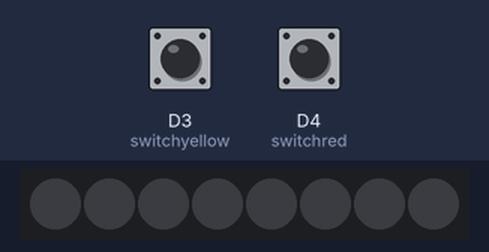
This program was run on a simulated CircuitPython board. On the bench: 8 RGB LEDs in strip order, left to right. The inputs (shaded band) are chosen by the test bench; at power-on: D3 (switchyellow) LOW, D4 (switchred) LOW. Dim RGB values are drawn brighter than linear.

Above: at 1.2 s.
1.3 s: D3 (switchyellow) pulled HIGH for 1 s
At 3.3 s:
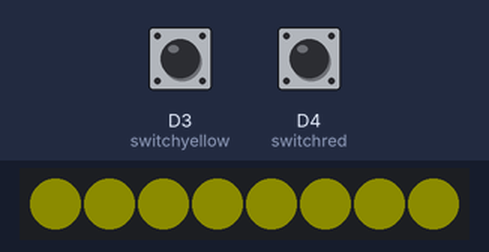
3.8 s: D4 (switchred) pulled HIGH for 3.2 s
At 7.2 s:
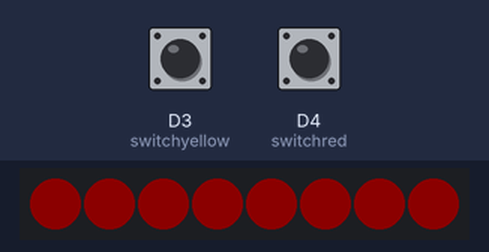
8.5 s: D4 (switchred) pulled HIGH for 0.35 s
At 9.8 s:
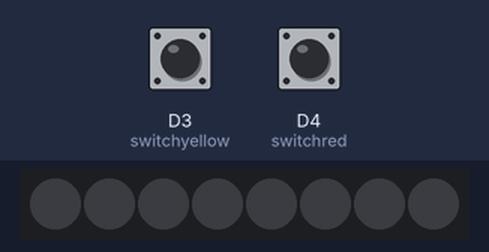
10.3 s: D4 (switchred) pulled HIGH for 1 s
At 11.7 s:
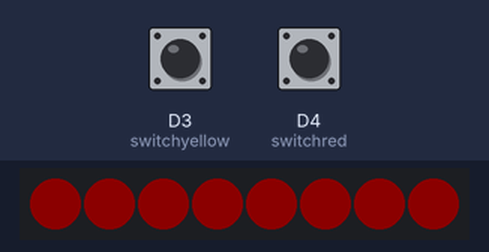
Timing chart, 0 to 13.3 s (numbered marks = the images above; inputs shaded):
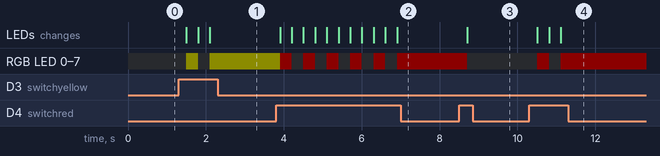

The program:

z_toggle_switch_neopixel_fill.py
```python
import board
import time
from digitalio import DigitalInOut, Direction, Pull
import neopixel

pixel_pin = board.A2
num_pixels = 8

pixels = neopixel.NeoPixel(pixel_pin, num_pixels, brightness=0.05, auto_write=False)

RED = (255, 0, 0)
ORANGE = (255, 128, 0)
YELLOW = (255, 255, 0)
BLACK = (0, 0, 0)

switchyellow = DigitalInOut(board.D3)
switchyellow.direction = Direction.INPUT
switchyellow.pull = Pull.DOWN

switchred = DigitalInOut(board.D4)
switchred.direction = Direction.INPUT
switchred.pull = Pull.DOWN


yellow_state = False
red_state = False

while True:
    if switchred.value:
        if red_state:
            red_state = False
            pixels.value = False
            pixels.fill(BLACK)
            pixels.show()
        else:
            red_state = True
            pixels.value = True
            pixels.fill(RED)
            pixels.show()

    if switchyellow.value:
        if yellow_state:
            yellow_state = False
            pixels.value = False
            pixels.fill(BLACK)
            pixels.show()
        else:
            yellow_state = True
            pixels.value = True
            pixels.fill(YELLOW)
            pixels.show()

    time.sleep(0.3)
```

Measured:
- after the input at 1.3 s, RGB LED 0–7: off → RGB(12, 12, 0) after 0.20 s, → off 0.30 s later, → RGB(12, 12, 0) 0.30 s later; the LEDs: change after 0.20 s (image 1)
- after the input at 3.8 s, RGB LED 0–7: alternates RGB(12, 0, 0) for 0.30 s and off for 0.30 s, 11 changes in all, then stays RGB(12, 0, 0), starting after 0.10 s; the LEDs: change after 0.10 s (image 2)
- after the input at 8.5 s, RGB LED 0–7: RGB(12, 0, 0) → off after 0.21 s; the LEDs: change after 0.21 s (image 3)
- after the input at 10.3 s, RGB LED 0–7: off → RGB(12, 0, 0) after 0.21 s, → off 0.30 s later, → RGB(12, 0, 0) 0.30 s later; the LEDs: change after 0.21 s (image 4)
